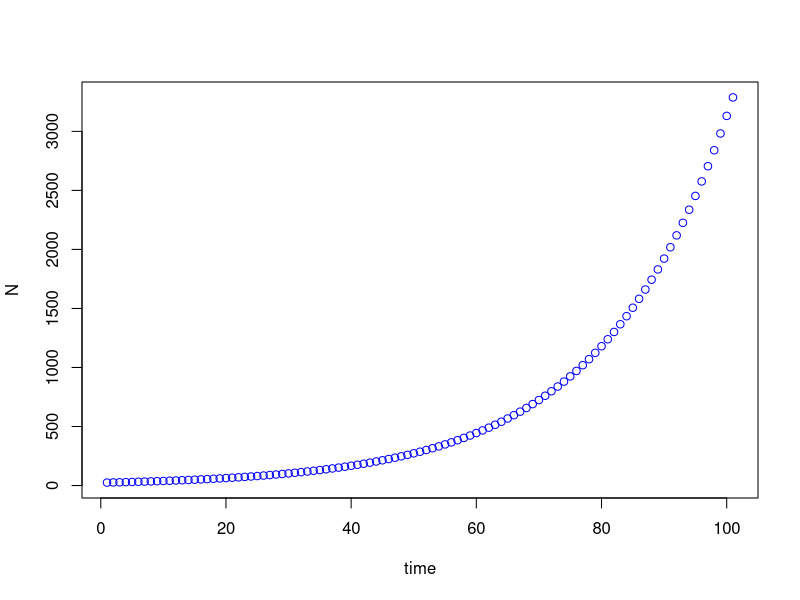
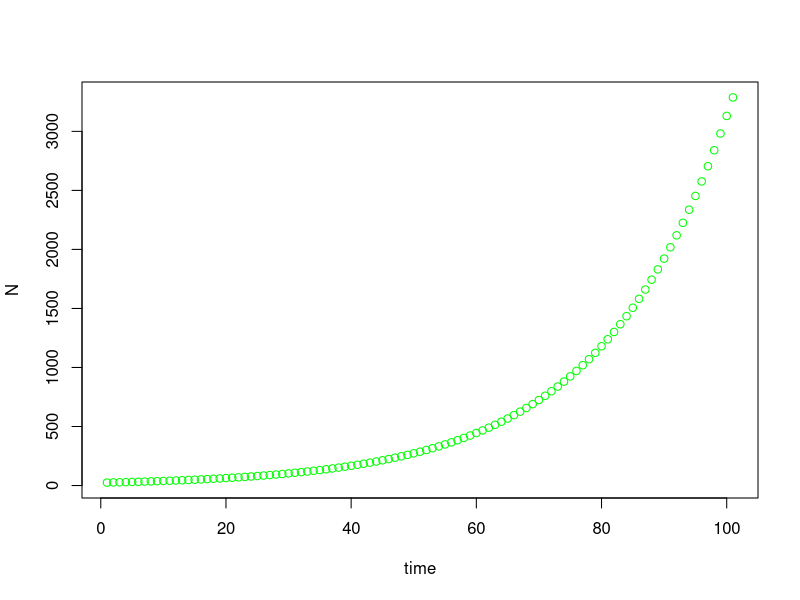

These figures' R source, in order:
#Basic Script for Geometric population growth
#simulates a discrete logistic model

N0<-25
RR<-1.05
ttMax<-100
#ttMax is total number of timesteps to simulate

NN<-matrix(NA, nrow=1, ncol=ttMax+1)
#initializes a vector assigned to variable NN, will produce NA values
#this is a matrix with one row, and with number of columns=ttMax+1 (here 101), and with each entry being NA so it can be filled in
NN[1]<-N0
#sets first value to initial condition (as opposed to NA, because you have that initial value)

#Loop this code over the ttMax timesteps (here 100), using the modeling EQ to update NN. "For times in range of 1:100, run this equation"

for (tt in 1:ttMax){
  NN[tt+1]<-RR*NN[tt]
}
NN

#Plot results (range of 100 --1 to 101 on x, population at that time on Y)
plot(1:(ttMax+1), NN, xlab="time", ylab="N", type="b", col='blue')

#############################################################################################

#Creating a function from this script

geometricgrowthfun <- function(N0, RR, ttMax){
  NN<-matrix(NA, nrow=1, ncol=ttMax+1)
  NN[1]<-N0
  for (tt in 1:ttMax){
    NN[tt+1]<-RR*NN[tt]
  }
  return(NN)
}

#Testing above function's functionality

geometricgrowthfun(N0=55, RR=-0.5, ttMax=30)
plot(1:(ttMax+1), NN, xlab="time", ylab="N", type="b", col='green')
